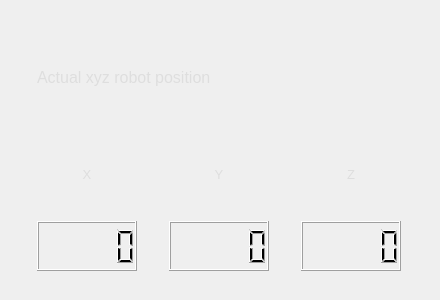
                  <widget class="QFrame" name="frame_manual_actual">
                   <property name="sizePolicy">
                    <sizepolicy hsizetype="MinimumExpanding" vsizetype="Preferred">
                     <horstretch>0</horstretch>
                     <verstretch>0</verstretch>
                    </sizepolicy>
                   </property>
                   <property name="minimumSize">
                    <size>
                     <width>440</width>
                     <height>300</height>
                    </size>
                   </property>
                   <property name="frameShape">
                    <enum>QFrame::NoFrame</enum>
                   </property>
                   <property name="frameShadow">
                    <enum>QFrame::Raised</enum>
                   </property>
                   <layout class="QGridLayout" name="gridLayout_22">
                    <property name="leftMargin">
                     <number>10</number>
                    </property>
                    <property name="topMargin">
                     <number>10</number>
                    </property>
                    <property name="rightMargin">
                     <number>10</number>
                    </property>
                    <property name="bottomMargin">
                     <number>10</number>
                    </property>
                    <property name="spacing">
                     <number>5</number>
                    </property>
                    <item row="0" column="0" colspan="3">
                     <widget class="QLabel" name="label_manual_actual">
                      <property name="minimumSize">
                       <size>
                        <width>300</width>
                        <height>100</height>
                       </size>
                      </property>
                      <property name="maximumSize">
                       <size>
                        <width>350</width>
                        <height>100</height>
                       </size>
                      </property>
                      <property name="font">
                       <font>
                        <pointsize>12</pointsize>
                       </font>
                      </property>
                      <property name="styleSheet">
                       <string notr="true">color: rgb(222, 222, 222);</string>
                      </property>
                      <property name="text">
                       <string>Actual xyz robot position</string>
                      </property>
                     </widget>
                    </item>
                    <item row="3" column="0">
                     <widget class="QLabel" name="label_manual_actual_X">
                      <property name="minimumSize">
                       <size>
                        <width>100</width>
                        <height>50</height>
                       </size>
                      </property>
                      <property name="maximumSize">
                       <size>
                        <width>100</width>
                        <height>50</height>
                       </size>
                      </property>
                      <property name="font">
                       <font>
                        <pointsize>10</pointsize>
                       </font>
                      </property>
                      <property name="layoutDirection">
                       <enum>Qt::LeftToRight</enum>
                      </property>
                      <property name="styleSheet">
                       <string notr="true">color: rgb(222, 222, 222);</string>
                      </property>
                      <property name="text">
                       <string>X</string>
                      </property>
                      <property name="alignment">
                       <set>Qt::AlignCenter</set>
                      </property>
                     </widget>
                    </item>
                    <item row="3" column="1">
                     <widget class="QLabel" name="label_manual_actual_Y">
                      <property name="minimumSize">
                       <size>
                        <width>100</width>
                        <height>50</height>
                       </size>
                      </property>
                      <property name="maximumSize">
                       <size>
                        <width>100</width>
                        <height>50</height>
                       </size>
                      </property>
                      <property name="font">
                       <font>
                        <pointsize>10</pointsize>
                       </font>
                      </property>
                      <property name="styleSheet">
                       <string notr="true">color: rgb(222, 222, 222);</string>
                      </property>
                      <property name="text">
                       <string>Y</string>
                      </property>
                      <property name="alignment">
                       <set>Qt::AlignCenter</set>
                      </property>
                     </widget>
                    </item>
                    <item row="3" column="2">
                     <widget class="QLabel" name="label_manual_actual_Z">
                      <property name="minimumSize">
                       <size>
                        <width>100</width>
                        <height>50</height>
                       </size>
                      </property>
                      <property name="maximumSize">
                       <size>
                        <width>100</width>
                        <height>50</height>
                       </size>
                      </property>
                      <property name="font">
                       <font>
                        <pointsize>10</pointsize>
                       </font>
                      </property>
                      <property name="styleSheet">
                       <string notr="true">color: rgb(222, 222, 222);</string>
                      </property>
                      <property name="text">
                       <string>Z</string>
                      </property>
                      <property name="alignment">
                       <set>Qt::AlignCenter</set>
                      </property>
                     </widget>
                    </item>
                    <item row="4" column="0">
                     <widget class="QLCDNumber" name="lcdNumber_manual_actual_X">
                      <property name="minimumSize">
                       <size>
                        <width>100</width>
                        <height>50</height>
                       </size>
                      </property>
                      <property name="maximumSize">
                       <size>
                        <width>100</width>
                        <height>50</height>
                       </size>
                      </property>
                     </widget>
                    </item>
                    <item row="4" column="2">
                     <widget class="QLCDNumber" name="lcdNumber_manual_actual_Z">
                      <property name="minimumSize">
                       <size>
                        <width>100</width>
                        <height>50</height>
                       </size>
                      </property>
                      <property name="maximumSize">
                       <size>
                        <width>100</width>
                        <height>50</height>
                       </size>
                      </property>
                     </widget>
                    </item>
                    <item row="4" column="1">
                     <widget class="QLCDNumber" name="lcdNumber_manual_actual_Y">
                      <property name="minimumSize">
                       <size>
                        <width>100</width>
                        <height>50</height>
                       </size>
                      </property>
                      <property name="maximumSize">
                       <size>
                        <width>100</width>
                        <height>50</height>
                       </size>
                      </property>
                     </widget>
                    </item>
                   </layout>
                  </widget>
